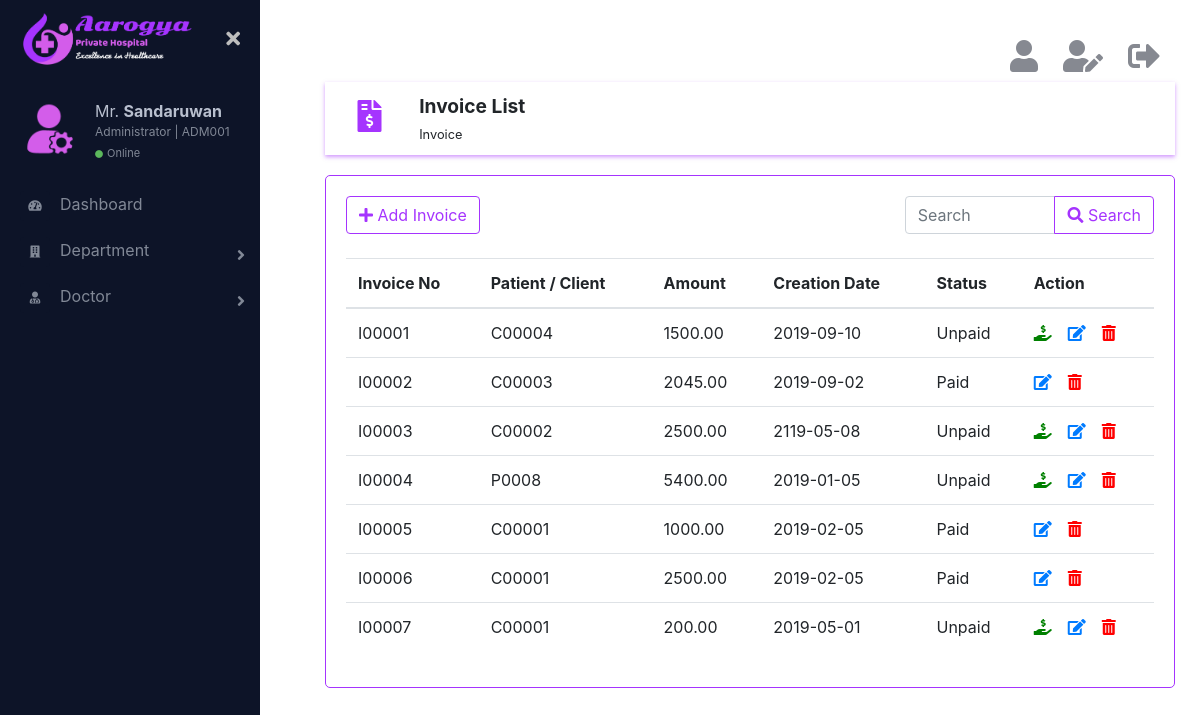
Page /html/invoiceList.php (signed in) on the committed database.
### tables this page shows
CREATE TABLE IF NOT EXISTS `invoice` (
  `id` char(6) NOT NULL,
  `patientId` char(6) NOT NULL,
  `amount` float(10,2) NOT NULL,
  `creationDate` date NOT NULL,
  `is_paid` varchar(6) NOT NULL,
  `is_deleted` int(11) NOT NULL,
  PRIMARY KEY (`id`)
);

### html/invoiceList.php (the view, shortened to what this page needs)
<?php
    require_once('../connection/connection.php');
?>
<!DOCTYPE html>
<html lang="en">
    <head>
        <link rel="stylesheet" href="../css/bootstrap.min.css">
        <link href="https://cdnjs.cloudflare.com/ajax/libs/font-awesome/5.10.0-11/css/all.css" rel="stylesheet">
        <link href="../css/main.css" rel="stylesheet">
    </head>
    <body>
        <div class="page-wrapper chiller-theme toggled">
            <?php
                require_once('sidebar.php');
            ?>
            <main class="page-content">
                <div class="container">
                    <?php
                        require_once('logoutbar.php');
                    ?>
                    <div class="row topic">
                        <div class="col-md-1 topic-logo">
                            <i class="fas fa-file-invoice-dollar fa-2x"></i>
                        </div>
                        <div class="col-md-11">
                            <span class="font-weight-bold"><big>Invoice List</big><br><small>Invoice</small></span>
                        </div>
                    </div>
                    <div class="row">
                        <div class="col-md-12 form">
                            <div class="row">
                                <div class='col-md-8'>
                                    <?php
                                        if($_SESSION['role'] != 'client'){
                                            echo "<a href='addInvoice.php' ><button type='button' class='btn btn-outline-primary'><i class='fas fa-plus'></i>  Add Invoice</button></a>";
                                        }
                                    ?>
                                </div>
                                <div class="col-md-4">
                                    <form action="invoiceList.php" method="get">
                                        <div class="input-group">
                                            <input type="search" name="searchTxt" class="form-control" placeholder="Search">
                                            <div class="input-group-append">
                                                <button class="btn btn-outline-primary" type="submit" name="search"><i class="fas fa-search"></i> Search</button>
                                            </div>
                                        </div>
                                    </form>
                                </div>
                            </div>
                            <br>
                            <table class="table">
                              <thead>
                                <tr>
                                    <th scope="col">Invoice No</th>
                                    <th scope="col">Patient / Client</th>
                                    <th scope="col">Amount</th>
                                    <th scope="col">Creation Date</th>
                                    <th scope="col">Status</th>
                                    <?php
                                        if($_SESSION['role'] != ''){
                                            echo "<th scope='col'>Action</th>";
                                        }
                                    ?>
                                </tr>
                              </thead>
                              <tbody>
                                  <?php
                                    if(isset($_GET['search'])){
                                        $search =  mysqli_real_escape_string($con,$_GET['searchTxt']);
                                        $query = "SELECT * FROM `invoice` WHERE `is_deleted` = 0 AND `id` LIKE '{$search}%' OR `patientId` LIKE '{$search}%' OR `creationDate` LIKE '{$search}%' ORDER BY `id`";
                                    } else {
                                        if($_SESSION['role'] == 'client'){
                                            $query = "SELECT * FROM `invoice` WHERE is_deleted = 0 AND patientId = '{$_SESSION['id']}' ORDER BY `id`";
                                        } else {
                                            $query = "SELECT * FROM `invoice` WHERE is_deleted = 0";
                                        }
                                    }
                                    $result_set = mysqli_query($con,$query);
                                    if (mysqli_num_rows($result_set) >= 1) {
                                        while($inv = mysqli_fetch_assoc($result_set)){
                                            echo "<tr>";
                                            echo "<td>".$inv['id']."</td>";
                                            echo "<td>".$inv['patientId']."</td>";
                                            echo "<td>".$inv['amount']."</td>";
                                            echo "<td>".$inv['creationDate']."</td>";
                                            echo "<td>".$inv['is_paid']."</td>";
                                            echo "<td>";
                                            if($inv['is_paid'] == 'Unpaid'){
                                                echo "<a href='invoiceList.php?id1={$inv['id']}' onclick=\"return confirm('Are you sure the invoice has been paid ?');\"><i class='fas fa-hand-holding-usd mr-3' data-toggle='tooltip' title='Paid' style='color:green;'></i></a>";
                                            }
                                            if($_SESSION['role'] != 'client'){
                                                echo "<a href=\"#\"><i class='fas fa-edit mr-3' data-toggle='tooltip' title='Edit'></i></a><a href='invoiceList.php?id={$inv['id']}' onclick=\"return confirm('Are you sure to delete this information ?');\"><i class='fas fa-trash-alt' data-toggle='tooltip' title='Delete' style='color:red;'></i></a>";
                                            }
                                            echo "</td></tr>";
                                        }
                                    } else {
                                        echo "<tr><td><h4 class='text-danger'>No records</h4></td></tr>";
                                    }
                                  ?>
                              </tbody>
                            </table>
                        </div>
                    </div>
                </div>
            </main>
        </div>
    </body>
    </html>

### css/main.css (style rules this page uses)
.page-wrapper .sidebar-wrapper, .sidebar-wrapper .sidebar-brand > a, .sidebar-wrapper .sidebar-dropdown > a:after, .sidebar-wrapper .sidebar-menu .sidebar-dropdown .sidebar-submenu li a:before, .sidebar-wrapper ul li a i, .page-wrapper .page-content, .sidebar-wrapper .sidebar-search input.search-menu, .sidebar-wrapper .sidebar-search .input-group-text, .sidebar-wrapper .sidebar-menu ul li a, #show-sidebar, #close-sidebar { -webkit-transition: all 0.3s ease; -moz-transition: all 0.3s ease; -ms-transition: all 0.3s ease; -o-transition: all 0.3s ease; transition: all 0.3s ease; }
.page-wrapper { height: 100vh; }
@media screen and (min-width: 700px) { .page-wrapper.toggled .page-content { padding-left: 300px; } }
.page-wrapper .page-content { display: inline-block; width: 100%; padding-left: 0px; padding-top: 20px; }
.page-wrapper .page-content > div { padding: 20px 40px; }
.page-wrapper .page-content { overflow-x: hidden; }
.topic { box-shadow: 0 2px 4px rgba(165, 52, 254, 0.5); padding: 10px; }
.topic-logo { display: inline-block; text-align: center; color: rgb(165, 52, 254); margin-top: 8px; }
.form { margin-top: 20px; border: 1px solid rgb(165, 52, 254); border-radius: 5px; padding: 20px; }

### rows in the picture
invoice: id "I00001", patientId "C00004", amount "1500.00", creationDate "2019-09-10", is_paid "Unpaid"
invoice: id "I00002", patientId "C00003", amount "2045.00", creationDate "2019-09-02", is_paid "Paid"
invoice: id "I00003", patientId "C00002", amount "2500.00", creationDate "2119-05-08", is_paid "Unpaid"
invoice: id "I00004", patientId "P0008", amount "5400.00", creationDate "2019-01-05", is_paid "Unpaid"
invoice: id "I00005", patientId "C00001", amount "1000.00", creationDate "2019-02-05", is_paid "Paid"
invoice: id "I00006", patientId "C00001", amount "2500.00", creationDate "2019-02-05", is_paid "Paid"
invoice: id "I00007", patientId "C00001", amount "200.00", creationDate "2019-05-01", is_paid "Unpaid"

### other values in the picture
$_SESSION['lastName'] "Sandaruwan"
$_SESSION['id'] "ADM001"
